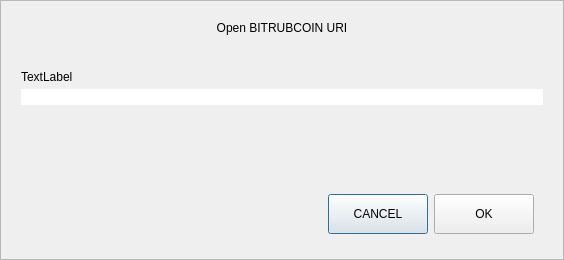
<?xml version="1.0" encoding="UTF-8"?>
<ui version="4.0">
 <class>OpenURIDialog</class>
 <widget class="QDialog" name="OpenURIDialog">
  <property name="geometry">
   <rect>
    <x>0</x>
    <y>0</y>
    <width>564</width>
    <height>260</height>
   </rect>
  </property>
  <property name="windowTitle">
   <string>Open URI</string>
  </property>
  <layout class="QVBoxLayout" name="verticalLayout">
   <property name="spacing">
    <number>0</number>
   </property>
   <property name="leftMargin">
    <number>0</number>
   </property>
   <property name="topMargin">
    <number>0</number>
   </property>
   <property name="rightMargin">
    <number>0</number>
   </property>
   <property name="bottomMargin">
    <number>0</number>
   </property>
   <item>
    <widget class="QFrame" name="frame">
     <property name="frameShape">
      <enum>QFrame::StyledPanel</enum>
     </property>
     <property name="frameShadow">
      <enum>QFrame::Raised</enum>
     </property>
     <layout class="QVBoxLayout" name="verticalLayout_2">
      <property name="spacing">
       <number>5</number>
      </property>
      <property name="leftMargin">
       <number>20</number>
      </property>
      <property name="topMargin">
       <number>20</number>
      </property>
      <property name="rightMargin">
       <number>20</number>
      </property>
      <property name="bottomMargin">
       <number>16</number>
      </property>
      <item>
       <widget class="QLabel" name="labelTitle">
        <property name="text">
         <string>Open BITRUBCOIN URI</string>
        </property>
        <property name="alignment">
         <set>Qt::AlignCenter</set>
        </property>
       </widget>
      </item>
      <item>
       <spacer name="verticalSpacer_2">
        <property name="orientation">
         <enum>Qt::Vertical</enum>
        </property>
        <property name="sizeType">
         <enum>QSizePolicy::Fixed</enum>
        </property>
        <property name="sizeHint" stdset="0">
         <size>
          <width>20</width>
          <height>30</height>
         </size>
        </property>
       </spacer>
      </item>
      <item>
       <widget class="QLabel" name="labelSubtitle">
        <property name="text">
         <string notr="true">TextLabel</string>
        </property>
       </widget>
      </item>
      <item>
       <layout class="QHBoxLayout" name="horizontalLayout">
        <property name="spacing">
         <number>0</number>
        </property>
        <item>
         <widget class="QValidatedLineEdit" name="uriEdit">
          <property name="styleSheet">
           <string notr="true">#uriEdit{
	border-top-right-radius:0px;
	border-bottom-right-radius:0px;
}</string>
          </property>
         </widget>
        </item>
       </layout>
      </item>
      <item>
       <spacer name="verticalSpacer">
        <property name="orientation">
         <enum>Qt::Vertical</enum>
        </property>
        <property name="sizeHint" stdset="0">
         <size>
          <width>20</width>
          <height>40</height>
         </size>
        </property>
       </spacer>
      </item>
      <item>
       <widget class="QWidget" name="widget" native="true">
        <property name="minimumSize">
         <size>
          <width>0</width>
          <height>50</height>
         </size>
        </property>
        <layout class="QHBoxLayout" name="horizontalLayout_2">
         <item>
          <spacer name="horizontalSpacer">
           <property name="orientation">
            <enum>Qt::Horizontal</enum>
           </property>
           <property name="sizeHint" stdset="0">
            <size>
             <width>289</width>
             <height>20</height>
            </size>
           </property>
          </spacer>
         </item>
         <item>
          <widget class="QPushButton" name="pushButtonCancel">
           <property name="minimumSize">
            <size>
             <width>100</width>
             <height>40</height>
            </size>
           </property>
           <property name="text">
            <string>CANCEL</string>
           </property>
          </widget>
         </item>
         <item>
          <widget class="QPushButton" name="pushButtonOK">
           <property name="minimumSize">
            <size>
             <width>100</width>
             <height>40</height>
            </size>
           </property>
           <property name="text">
            <string>OK</string>
           </property>
          </widget>
         </item>
        </layout>
       </widget>
      </item>
     </layout>
    </widget>
   </item>
  </layout>
 </widget>
 <customwidgets>
  <customwidget>
   <class>QValidatedLineEdit</class>
   <extends>QLineEdit</extends>
   <header>qvalidatedlineedit.h</header>
  </customwidget>
 </customwidgets>
 <resources/>
 <connections/>
</ui>
